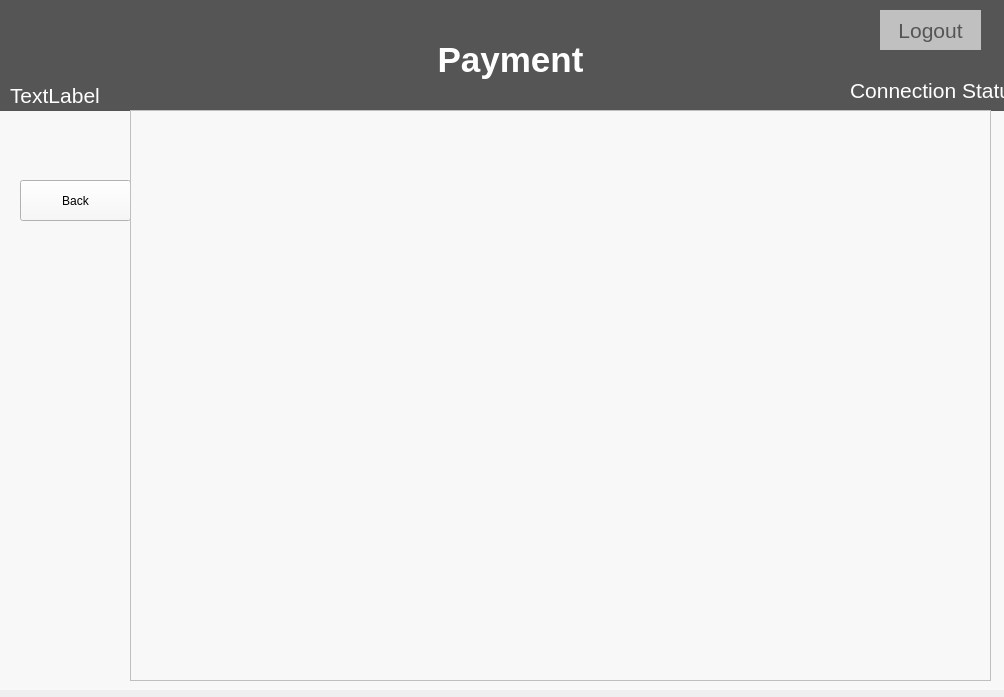
<?xml version="1.0" encoding="UTF-8"?>
<ui version="4.0">
 <class>payment</class>
 <widget class="QWidget" name="payment">
  <property name="geometry">
   <rect>
    <x>0</x>
    <y>0</y>
    <width>1004</width>
    <height>697</height>
   </rect>
  </property>
  <property name="windowTitle">
   <string>Form</string>
  </property>
  <widget class="QWidget" name="Body" native="true">
   <property name="geometry">
    <rect>
     <x>0</x>
     <y>0</y>
     <width>1005</width>
     <height>690</height>
    </rect>
   </property>
   <property name="styleSheet">
    <string notr="true">background-color: #f8f8f8;</string>
   </property>
   <widget class="QWidget" name="Header" native="true">
    <property name="geometry">
     <rect>
      <x>0</x>
      <y>0</y>
      <width>1051</width>
      <height>111</height>
     </rect>
    </property>
    <property name="styleSheet">
     <string notr="true">background-color:#555555;
color:#000000;</string>
    </property>
    <widget class="QLabel" name="user">
     <property name="geometry">
      <rect>
       <x>0</x>
       <y>0</y>
       <width>851</width>
       <height>91</height>
      </rect>
     </property>
     <property name="styleSheet">
      <string notr="true">color: #FFFFFF;
font-size:20pt;
font-weight:bold;</string>
     </property>
     <property name="text">
      <string>&lt;User Logged in&gt;</string>
     </property>
    </widget>
    <widget class="QPushButton" name="logout">
     <property name="geometry">
      <rect>
       <x>880</x>
       <y>10</y>
       <width>101</width>
       <height>40</height>
      </rect>
     </property>
     <property name="styleSheet">
      <string notr="true">background-color:#c0c0c0; color: #555555;
font-size: 21px;
border:3;</string>
     </property>
     <property name="text">
      <string>Logout</string>
     </property>
    </widget>
    <widget class="QLabel" name="title">
     <property name="geometry">
      <rect>
       <x>310</x>
       <y>10</y>
       <width>401</width>
       <height>101</height>
      </rect>
     </property>
     <property name="styleSheet">
      <string notr="true">color: #FFFFFF;
text-align: center;
font-size:26pt;
font-weight:bold;</string>
     </property>
     <property name="text">
      <string>&lt;html&gt;&lt;head/&gt;&lt;body&gt;&lt;p align=&quot;center&quot;&gt;Payment&lt;/p&gt;&lt;/body&gt;&lt;/html&gt;</string>
     </property>
    </widget>
    <widget class="QLabel" name="clock">
     <property name="geometry">
      <rect>
       <x>10</x>
       <y>80</y>
       <width>171</width>
       <height>31</height>
      </rect>
     </property>
     <property name="styleSheet">
      <string notr="true">color: #FFFFFF;
font-size: 21px;</string>
     </property>
     <property name="text">
      <string>TextLabel</string>
     </property>
    </widget>
    <widget class="QLabel" name="connetion">
     <property name="geometry">
      <rect>
       <x>850</x>
       <y>60</y>
       <width>281</width>
       <height>61</height>
      </rect>
     </property>
     <property name="styleSheet">
      <string notr="true">color: #FFFFFF;
font-size: 21px;</string>
     </property>
     <property name="text">
      <string>Connection Status</string>
     </property>
    </widget>
   </widget>
   <widget class="QLabel" name="due">
    <property name="geometry">
     <rect>
      <x>300</x>
      <y>140</y>
      <width>271</width>
      <height>71</height>
     </rect>
    </property>
    <property name="text">
     <string/>
    </property>
   </widget>
   <widget class="QPushButton" name="back">
    <property name="geometry">
     <rect>
      <x>20</x>
      <y>180</y>
      <width>111</width>
      <height>41</height>
     </rect>
    </property>
    <property name="text">
     <string>Back</string>
    </property>
   </widget>
   <widget class="QTableView" name="tableView">
    <property name="geometry">
     <rect>
      <x>130</x>
      <y>110</y>
      <width>861</width>
      <height>571</height>
     </rect>
    </property>
   </widget>
  </widget>
 </widget>
 <resources/>
 <connections/>
</ui>
